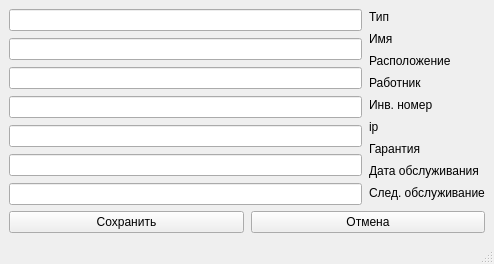
<?xml version="1.0" encoding="UTF-8"?>
<ui version="4.0">
 <class>MainWindow</class>
 <widget class="QMainWindow" name="MainWindow">
  <property name="geometry">
   <rect>
    <x>0</x>
    <y>0</y>
    <width>494</width>
    <height>249</height>
   </rect>
  </property>
  <property name="windowTitle">
   <string>Редактирование</string>
  </property>
  <widget class="QWidget" name="centralwidget">
   <layout class="QVBoxLayout" name="verticalLayout_3">
    <item>
     <layout class="QHBoxLayout" name="horizontalLayout_2">
      <property name="spacing">
       <number>7</number>
      </property>
      <property name="sizeConstraint">
       <enum>QLayout::SetFixedSize</enum>
      </property>
      <property name="leftMargin">
       <number>0</number>
      </property>
      <item>
       <layout class="QVBoxLayout" name="verticalLayout">
        <item>
         <widget class="QLineEdit" name="type_edt"/>
        </item>
        <item>
         <widget class="QLineEdit" name="name_edt"/>
        </item>
        <item>
         <widget class="QLineEdit" name="location_edt"/>
        </item>
        <item>
         <widget class="QLineEdit" name="work_edt"/>
        </item>
        <item>
         <widget class="QLineEdit" name="inventory_edt"/>
        </item>
        <item>
         <widget class="QLineEdit" name="ip_edt"/>
        </item>
        <item>
         <widget class="QLineEdit" name="warranty_edt"/>
        </item>
       </layout>
      </item>
      <item>
       <layout class="QVBoxLayout" name="verticalLayout_2">
        <property name="topMargin">
         <number>0</number>
        </property>
        <property name="bottomMargin">
         <number>0</number>
        </property>
        <item>
         <widget class="QLabel" name="label">
          <property name="sizePolicy">
           <sizepolicy hsizetype="Maximum" vsizetype="Fixed">
            <horstretch>0</horstretch>
            <verstretch>0</verstretch>
           </sizepolicy>
          </property>
          <property name="minimumSize">
           <size>
            <width>0</width>
            <height>0</height>
           </size>
          </property>
          <property name="maximumSize">
           <size>
            <width>16777215</width>
            <height>16777215</height>
           </size>
          </property>
          <property name="baseSize">
           <size>
            <width>-1</width>
            <height>0</height>
           </size>
          </property>
          <property name="text">
           <string>Тип</string>
          </property>
         </widget>
        </item>
        <item>
         <widget class="QLabel" name="label_7">
          <property name="sizePolicy">
           <sizepolicy hsizetype="Preferred" vsizetype="Fixed">
            <horstretch>0</horstretch>
            <verstretch>0</verstretch>
           </sizepolicy>
          </property>
          <property name="text">
           <string>Имя</string>
          </property>
         </widget>
        </item>
        <item>
         <widget class="QLabel" name="label_6">
          <property name="sizePolicy">
           <sizepolicy hsizetype="Preferred" vsizetype="Fixed">
            <horstretch>0</horstretch>
            <verstretch>0</verstretch>
           </sizepolicy>
          </property>
          <property name="text">
           <string>Расположение</string>
          </property>
         </widget>
        </item>
        <item>
         <widget class="QLabel" name="label_3">
          <property name="sizePolicy">
           <sizepolicy hsizetype="Preferred" vsizetype="Fixed">
            <horstretch>0</horstretch>
            <verstretch>0</verstretch>
           </sizepolicy>
          </property>
          <property name="text">
           <string>Работник</string>
          </property>
         </widget>
        </item>
        <item>
         <widget class="QLabel" name="label_2">
          <property name="sizePolicy">
           <sizepolicy hsizetype="Preferred" vsizetype="Fixed">
            <horstretch>0</horstretch>
            <verstretch>0</verstretch>
           </sizepolicy>
          </property>
          <property name="text">
           <string>Инв. номер</string>
          </property>
         </widget>
        </item>
        <item>
         <widget class="QLabel" name="label_4">
          <property name="sizePolicy">
           <sizepolicy hsizetype="Preferred" vsizetype="Fixed">
            <horstretch>0</horstretch>
            <verstretch>0</verstretch>
           </sizepolicy>
          </property>
          <property name="text">
           <string>ip</string>
          </property>
         </widget>
        </item>
        <item>
         <widget class="QLabel" name="label_8">
          <property name="sizePolicy">
           <sizepolicy hsizetype="Preferred" vsizetype="Fixed">
            <horstretch>0</horstretch>
            <verstretch>0</verstretch>
           </sizepolicy>
          </property>
          <property name="text">
           <string>Гарантия</string>
          </property>
         </widget>
        </item>
        <item>
         <widget class="QLabel" name="label_5">
          <property name="sizePolicy">
           <sizepolicy hsizetype="Preferred" vsizetype="Fixed">
            <horstretch>0</horstretch>
            <verstretch>0</verstretch>
           </sizepolicy>
          </property>
          <property name="text">
           <string>Дата обслуживания</string>
          </property>
         </widget>
        </item>
        <item>
         <widget class="QLabel" name="label_9">
          <property name="sizePolicy">
           <sizepolicy hsizetype="Preferred" vsizetype="Fixed">
            <horstretch>0</horstretch>
            <verstretch>0</verstretch>
           </sizepolicy>
          </property>
          <property name="text">
           <string>След. обслуживание</string>
          </property>
         </widget>
        </item>
       </layout>
      </item>
     </layout>
    </item>
    <item>
     <layout class="QHBoxLayout" name="horizontalLayout">
      <property name="spacing">
       <number>7</number>
      </property>
      <property name="sizeConstraint">
       <enum>QLayout::SetMinimumSize</enum>
      </property>
      <property name="topMargin">
       <number>0</number>
      </property>
      <item>
       <widget class="QPushButton" name="pushButton">
        <property name="text">
         <string>Сохранить</string>
        </property>
       </widget>
      </item>
      <item>
       <widget class="QPushButton" name="pushButton_2">
        <property name="text">
         <string>Отмена</string>
        </property>
       </widget>
      </item>
     </layout>
    </item>
   </layout>
  </widget>
  <widget class="QStatusBar" name="statusbar"/>
 </widget>
 <resources/>
 <connections/>
</ui>
